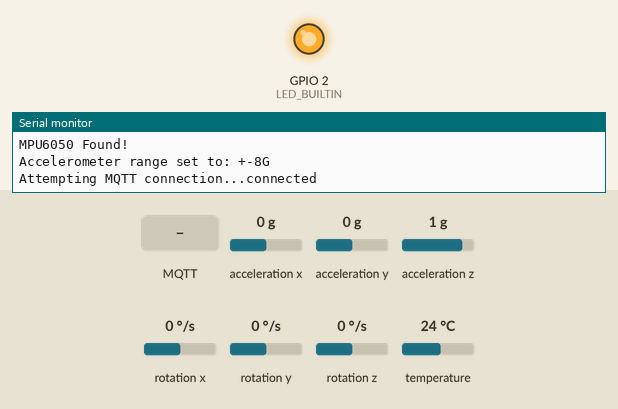
This sketch was run on a simulated ESP8266 (NodeMCU). Shown: output pins drawn as LEDs (lit = HIGH, except the on-board LED, lit = LOW), the last lines printed to the serial monitor. Inputs (shaded band) come from the test bench; at power-on: acceleration x 0 g, acceleration y 0 g, acceleration z 1 g, rotation x 0 °/s, rotation y 0 °/s, rotation z 0 °/s, temperature 24 °C. WiFi joins after 1.5 s; servers stay silent unless stated; random numbers use the default seed unless the sketch sets one; no MQTT or app messages arrive unless stated.

Above: at 2.8 s.
2.9 s: MQTT message "0" arrives on the first subscribed topic
At 3.5 s:
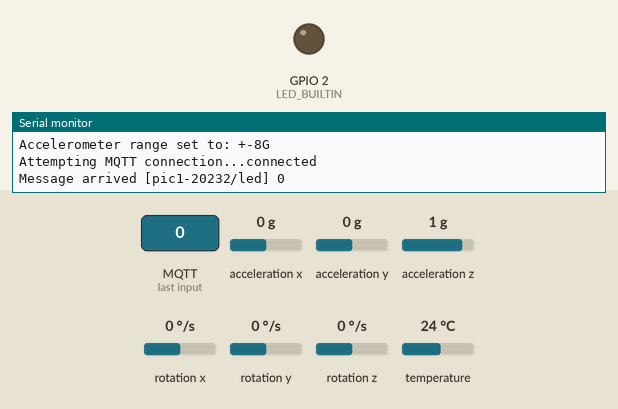
4.4 s: MQTT message "1" arrives on the first subscribed topic
At 5.0 s:
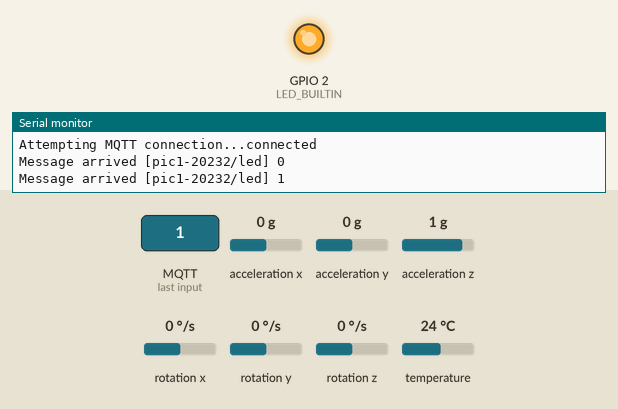
5.9 s: MQTT message "2" arrives on the first subscribed topic
At 6.5 s:
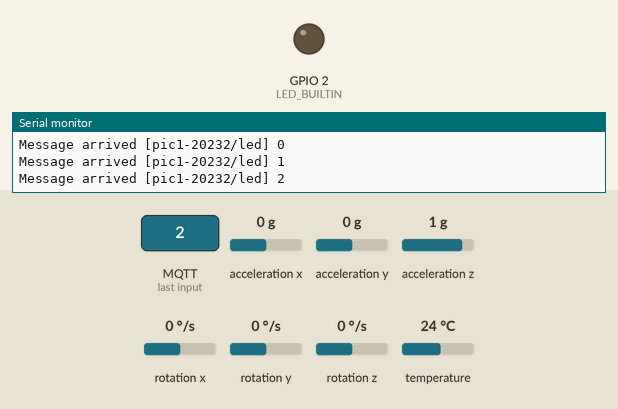
Timing chart, 0 to 8.9 s (numbered marks = the images above; inputs shaded):
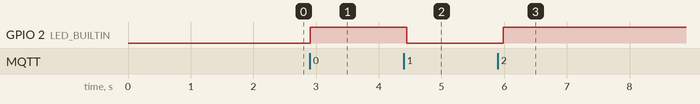

Measured:
- after the input at 2.9 s, GPIO 2 (LED_BUILTIN): LOW → HIGH at once
- after the input at 4.4 s, GPIO 2 (LED_BUILTIN): HIGH → LOW after 0.05 s
- after the input at 5.9 s, GPIO 2 (LED_BUILTIN): LOW → HIGH after 0.09 s

The sketch:

sketchLuva.ino
```cpp
/*
 Basic ESP8266 MQTT example

 NEED to install: PubSub library

 This sketch demonstrates the capabilities of the pubsub library in combination
 with the ESP8266 board/library.

 It connects to an MQTT server then:
  - publishes "Hello World" to the topic "pic1-20232/msg" every two seconds
  - subscribes to the topic "pic1-20232/led", printing out any messages
    it receives. It assumes the received payloads are strings not binary
  - If the first character of the topic "pic1-20232/led" is an 1, switch ON the ESP Led,
    else switch it off

 It will reconnect to the server if the connection is lost using a blocking
 reconnect function. See the 'mqtt_reconnect_nonblocking' example for how to
 achieve the same result without blocking the main loop.
*/

#include <ESP8266WiFi.h>
#include <PubSubClient.h>
#include <Adafruit_MPU6050.h>
#include <Adafruit_Sensor.h>
#include <Wire.h>

Adafruit_MPU6050 mpu;


#define LED_BUILTIN 2  //For node_MCU Lolin esp8266

// Update these with values suitable for your network.
// ###################### Trocar aqui!!! #####################
const char* ssid = "internetFilipe";
const char* password = "fviw0926";
//Free mqtt server for testing
const char* mqtt_server = "broker.mqtt-dashboard.com";
//Local MQTT server - Tested using mosquitto mqtt for windows and linux
//const char* mqtt_server = "192.168.137.1";

WiFiClient espClient;
PubSubClient client(espClient);
long lastMsg = 0;
char msg[50];
int value = 0;

void setup_wifi() {
  delay(10);

  // We start by connecting to a WiFi network
  Serial.println();
  Serial.print("Connecting to ");
  Serial.println(ssid);

  WiFi.begin(ssid, password);

  while (WiFi.status() != WL_CONNECTED) {
    delay(500);
    Serial.print(".");
  }

  randomSeed(micros());

  Serial.println("");
  Serial.println("WiFi connected");
  Serial.println("IP address: ");
  Serial.println(WiFi.localIP());
}


void callback(char* topic, byte* payload, unsigned int length) {
  Serial.print("Message arrived [");
  Serial.print(topic);
  Serial.print("] ");
  for (int i = 0; i < length; i++) {
    Serial.print((char)payload[i]);
  }
  Serial.println();

  // Switch on the LED if an 1 was received as first character
  if ((char)payload[0] == '1') {
    //digitalWrite(BUILTIN_LED, LOW);   // Turn the LED on (Note that LOW is the voltage level
    digitalWrite(LED_BUILTIN, LOW);  // Change for nodeMCU Lolin
    // but actually the LED is on; this is because
    // it is active low on the ESP-01)
  } else {
    //digitalWrite(BUILTIN_LED, HIGH);  // Turn the LED off by making the voltage HIGH
    digitalWrite(LED_BUILTIN, HIGH);  // Change for nodeMCU Lolin
  }
}

void reconnect() {
  // Loop until we're reconnected
  while (!client.connected()) {
    Serial.print("Attempting MQTT connection...");
    // Create a random client ID
    String clientId = "ESP8266Client-";
    clientId += String(random(0xffff), HEX);
    // Attempt to connect
    if (client.connect(clientId.c_str())) {
      Serial.println("connected");
      // Once connected, publish an announcement...
      client.publish("pic1-20232/msg", "Hello World!!");
      // ... and resubscribe
      client.subscribe("pic1-20232/led");
    } else {
      Serial.print("failed, rc=");
      Serial.print(client.state());
      Serial.println(" try again in 5 seconds");
      // Wait 5 seconds before retrying
      delay(5000);
    }
  }
}

void setup() {
  //pinMode(BUILTIN_LED, OUTPUT);     // Initialize the BUILTIN_LED pin as an output
  pinMode(LED_BUILTIN, OUTPUT);  // Just for ESP8266 nodeMCU Lolin
  Serial.begin(115200);
  setup_wifi();
  client.setServer(mqtt_server, 1883);
  client.setCallback(callback);
  Serial.println("Adafruit MPU6050 test!");

  // Try to initialize!
  if (!mpu.begin()) {
    Serial.println("Failed to find MPU6050 chip");
    while (1) {
      delay(10);
    }
  }
  Serial.println("MPU6050 Found!");

  mpu.setAccelerometerRange(MPU6050_RANGE_8_G);
  Serial.print("Accelerometer range set to: ");
  switch (mpu.getAccelerometerRange()) {
    case MPU6050_RANGE_2_G:
      Serial.println("+-2G");
      break;
    case MPU6050_RANGE_4_G:
      Serial.println("+-4G");
      break;
    case MPU6050_RANGE_8_G:
      Serial.println("+-8G");
      break;
    case MPU6050_RANGE_16_G:
      Serial.println("+-16G");
      break;
  }
  Serial.println("");
  delay(100);
}


void loop() {
  if (!client.connected()) {
    reconnect();
  }
  client.loop();
  sensors_event_t a, g, temp;
  mpu.getEvent(&a, &g, &temp);
  /* Print out the values */
  if (a.acceleration.y >= -3.0 && a.acceleration.y <= 3.0 && a.acceleration.x >= -3.0 && a.acceleration.x <= 3.0) {
    snprintf(msg, 50, "NADA");
  }
  if (a.acceleration.y <= -3.0 && a.acceleration.x >= -3.0 && a.acceleration.x <= 3.0) {
    snprintf(msg, 50, "FRENTE");
  }
  if (a.acceleration.y >= 3.0 && a.acceleration.x >= -3.0 && a.acceleration.x <= 3.0) {
    snprintf(msg, 50, "TRAS");
  }
  if (a.acceleration.x <= -3.0 && a.acceleration.y >= -3.0 && a.acceleration.y) {
    snprintf(msg, 50, "DIREITA");
  }
  if (a.acceleration.x >= 3.0 && a.acceleration.y >= -3.0 && a.acceleration.y) {
    snprintf(msg, 50, "ESQUERDA");
  }
  client.publish("pic1-20232/luvaFilipe", msg);
  delay(100);
}
```
